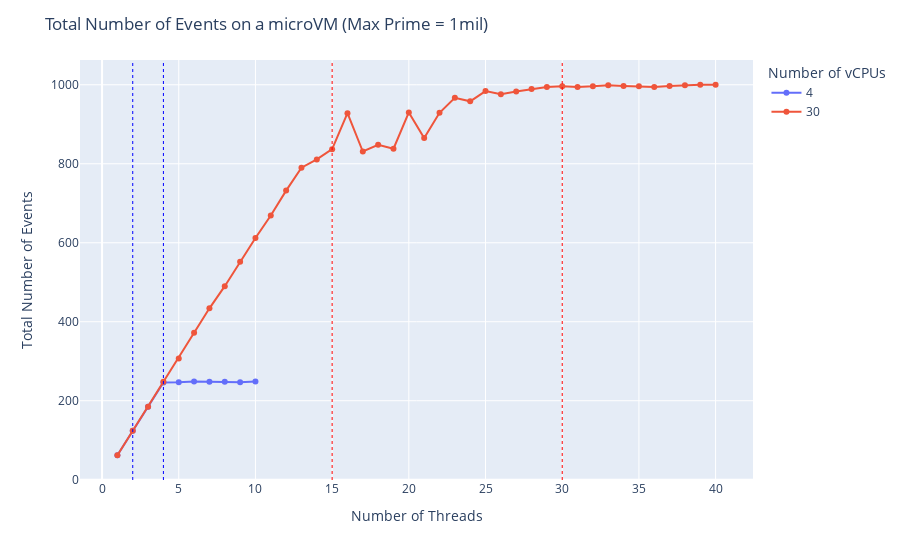

Write notebook code for a chart like this one.
### Code cell
fig = px.line(dff, x='Number of Threads', y='Total Number of Events', color='Number of vCPUs', markers=True)
fig.add_vline(x=2, line_width=1, line_dash="dot", line_color="blue")
fig.add_vline(x=4, line_width=1, line_dash="dot", line_color="blue")
fig.add_vline(x=15, line_width=1, line_dash="dot", line_color="red")
fig.add_vline(x=30, line_width=1, line_dash="dot", line_color="red")
fig['layout'].update(title='Total Number of Events on a microVM (Max Prime = 1mil)')
fig.show()

### Figure 1 — Plotly figure (JSON) as saved in the notebook; plotly's stock layout.template omitted (floating-point values rounded to 4 significant figures)
{"data": [{"hovertemplate": "Number of vCPUs=4<br>Number of Threads=%{x}<br>Total Number of Events=%{y}<extra></extra>", "legendgroup": "4", "line": {"color": "#636efa", "dash": "solid"}, "marker": {"symbol": "circle"}, "mode": "lines+markers", "name": "4", "orientation": "v", "showlegend": true, "type": "scatter", "x": [1, 2, 3, 4, 5, 6, 7, 8, 9, 10], "xaxis": "x", "y": [62, 124, 185, 246, 247, 249, 248, 248, 247, 249], "yaxis": "y"}, {"hovertemplate": "Number of vCPUs=30<br>Number of Threads=%{x}<br>Total Number of Events=%{y}<extra></extra>", "legendgroup": "30", "line": {"color": "#EF553B", "dash": "solid"}, "marker": {"symbol": "circle"}, "mode": "lines+markers", "name": "30", "orientation": "v", "showlegend": true, "type": "scatter", "x": [1, 2, 3, 4, 5, 6, 7, 8, 9, 10, 11, 12, 13, 14, 15, 16, 17, 18, 19, 20, 21, 22, 23, 24, 25, 26, 27, 28, 29, 30, 31, 32, 33, 34, 35, 36, 37, 38, 39, 40], "xaxis": "x", "y": [62, 124, 185, 248, 307, 372, 434, 490, 552, 612, 669, 732, 790, 811, 837, 928, 831, 848, 838, 930, 865, 929, 967, 958, 984, 976, 983, 989, 994, 996, 994, 996, 999, 997, 996, 994, 997, 999, 1000, 1000], "yaxis": "y"}], "layout": {"legend": {"title": {"text": "Number of vCPUs"}, "tracegroupgap": 0}, "margin": {"t": 60}, "shapes": [{"line": {"color": "blue", "dash": "dot", "width": 1}, "type": "line", "x0": 2, "x1": 2, "xref": "x", "y0": 0, "y1": 1, "yref": "y domain"}, {"line": {"color": "blue", "dash": "dot", "width": 1}, "type": "line", "x0": 4, "x1": 4, "xref": "x", "y0": 0, "y1": 1, "yref": "y domain"}, {"line": {"color": "red", "dash": "dot", "width": 1}, "type": "line", "x0": 15, "x1": 15, "xref": "x", "y0": 0, "y1": 1, "yref": "y domain"}, {"line": {"color": "red", "dash": "dot", "width": 1}, "type": "line", "x0": 30, "x1": 30, "xref": "x", "y0": 0, "y1": 1, "yref": "y domain"}], "title": {"text": "Total Number of Events on a microVM (Max Prime = 1mil)"}, "xaxis": {"anchor": "y", "domain": [0, 1], "title": {"text": "Number of Threads"}}, "yaxis": {"anchor": "x", "domain": [0, 1], "title": {"text": "Total Number of Events"}}}}
